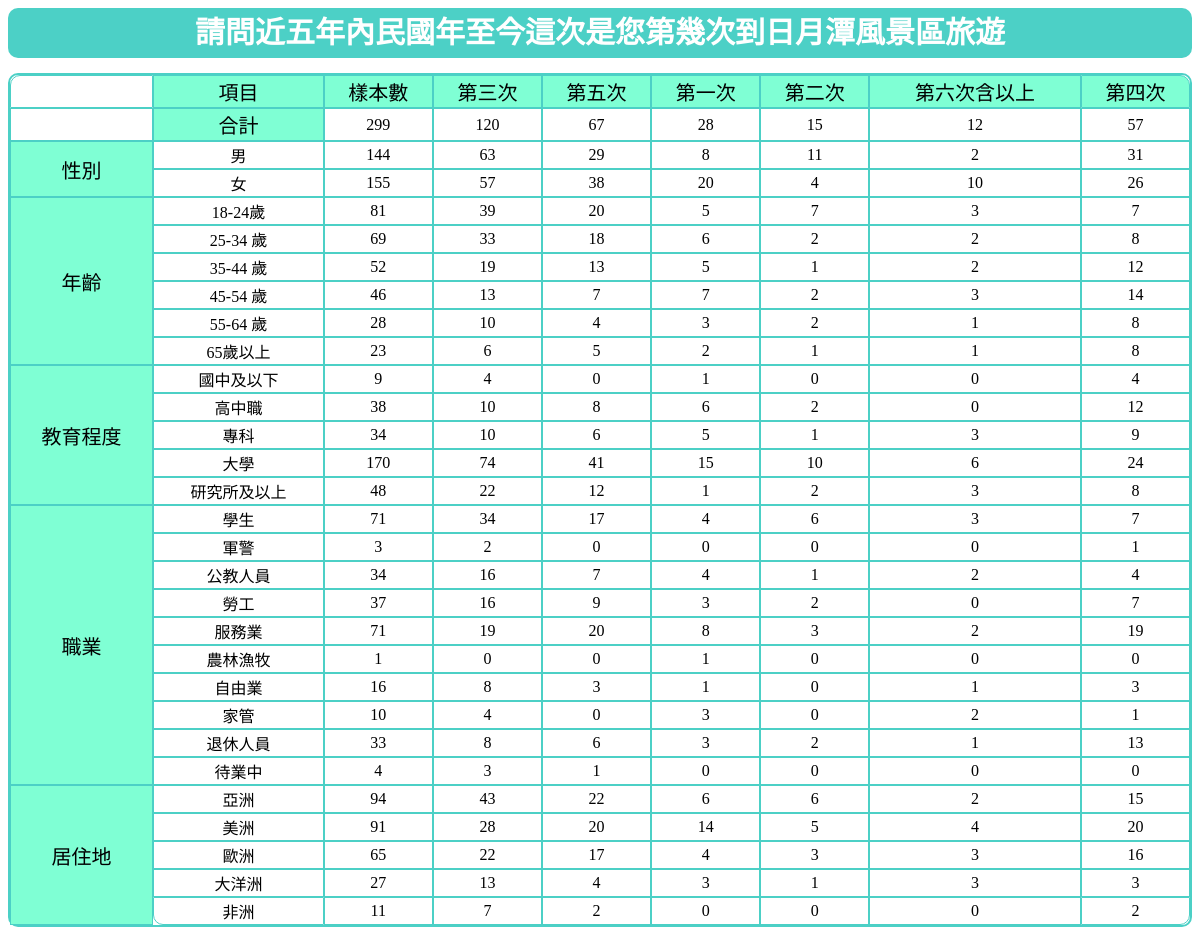
/context.php?qid=719&title=12X9X719A01, run on the app's committed database.
### tables this page shows
CREATE TABLE `lime_survey_12` (
  `id` int(11) NOT NULL,
  `token` varchar(35) DEFAULT NULL,
  `submitdate` datetime DEFAULT NULL,
  `lastpage` int(11) DEFAULT NULL,
  `startlanguage` varchar(20) NOT NULL,
  `startdate` datetime NOT NULL,
  `datestamp` datetime NOT NULL,
  `ipaddr` text,
  `12X9X8591` varchar(5) DEFAULT NULL,
  `12X9X719A01` varchar(5) DEFAULT NULL,
  `12X9X720SQ001` varchar(5) DEFAULT NULL,
  `12X9X720SQ002` varchar(5) DEFAULT NULL,
  `12X9X720SQ003` varchar(5) DEFAULT NULL,
  `12X9X720SQ004` varchar(5) DEFAULT NULL,
  `12X9X720SQ005` varchar(5) DEFAULT NULL,
  `12X9X720SQ006` varchar(5) DEFAULT NULL,
  `12X9X720SQ007` varchar(5) DEFAULT NULL,
  `12X9X720SQ008` varchar(5) DEFAULT NULL,
  `12X9X720SQ009` varchar(5) DEFAULT NULL,
  `12X9X720SQ010` varchar(5) DEFAULT NULL,
  `12X9X720other` text,
  `12X9X7211` varchar(5) DEFAULT NULL,
  `12X9X7212` varchar(5) DEFAULT NULL,
  `12X9X7213` varchar(5) DEFAULT NULL,
  `12X9X7214` varchar(5) DEFAULT NULL,
  `12X9X7215` varchar(5) DEFAULT NULL,
  `12X9X7216` varchar(5) DEFAULT NULL,
  `12X9X7217` varchar(5) DEFAULT NULL,
  `12X9X7218` varchar(5) DEFAULT NULL,
  `12X9X7219` varchar(5) DEFAULT NULL,
  `12X9X72110` varchar(5) DEFAULT NULL,
  `12X9X72111` varchar(5) DEFAULT NULL,
  `12X9X72112` varchar(5) DEFAULT NULL,
  `12X9X72113` varchar(5) DEFAULT NULL,
  `12X9X72114` varchar(5) DEFAULT NULL,
  `12X9X72115` varchar(5) DEFAULT NULL,
  `12X9X72116` varchar(5) DEFAULT NULL,
  `12X9X72117` varchar(5) DEFAULT NULL,
  `12X9X721other` text,
  `12X9X7281` varchar(5) DEFAULT NULL,
  `12X9X7282` varchar(5) DEFAULT NULL,
  `12X9X7283` varchar(5) DEFAULT NULL,
  `12X9X7284` varchar(5) DEFAULT NULL,
  `12X9X7285` varchar(5) DEFAULT NULL,
  `12X9X7286` varchar(5) DEFAULT NULL,
  `12X9X7287` varchar(5) DEFAULT NULL,
  `12X9X7288` varchar(5) DEFAULT NULL,
  `12X9X7289` varchar(5) DEFAULT NULL,
  `12X9X72810` varchar(5) DEFAULT NULL,
  `12X9X72811` varchar(5) DEFAULT NULL,
  `12X9X72812` varchar(5) DEFAULT NULL,
  `12X9X72813` varchar(5) DEFAULT NULL,
  `12X9X72814` varchar(5) DEFAULT NULL,
  `12X9X72815` varchar(5) DEFAULT NULL,
  `12X9X72816` varchar(5) DEFAULT NULL,
  `12X9X72817` varchar(5) DEFAULT NULL,
  `12X9X72818` varchar(5) DEFAULT NULL,
  `12X9X72819` varchar(5) DEFAULT NULL,
  `12X9X72820` varchar(5) DEFAULT NULL,
  `12X9X72821` varchar(5) DEFAULT NULL,
  `12X9X72822` varchar(5) DEFAULT NULL,
  `12X9X72823` varchar(5) DEFAULT NULL,
  `12X9X72824` varchar(5) DEFAULT NULL,
  `12X9X72825` varchar(5) DEFAULT NULL,
  `12X9X72826` varchar(5) DEFAULT NULL,
  `12X9X72827` varchar(5) DEFAULT NULL,
  `12X9X72828` varchar(5) DEFAULT NULL,
  `12X9X72829` varchar(5) DEFAULT NULL,
  `12X9X72830` varchar(5) DEFAULT NULL,
  `12X9X72831` varchar(5) DEFAULT NULL,
  `12X9X72832` varchar(5) DEFAULT NULL,
  `12X9X72833` varchar(5) DEFAULT NULL,
  `12X9X72834` varchar(5) DEFAULT NULL,
  `12X9X72835` varchar(5) DEFAULT NULL,
  `12X9X72836` varchar(5) DEFAULT NULL,
  `12X9X72837` varchar(5) DEFAULT NULL,
  `12X9X72838` varchar(5) DEFAULT NULL,
  `12X9X72839` varchar(5) DEFAULT NULL,
  `12X9X728other` text,
  `12X9X722` varchar(5) DEFAULT NULL,
  `12X9X723` varchar(5) DEFAULT NULL,
  `12X9X724` varchar(5) DEFAULT NULL,
  `12X9X724other` text,
  `12X9X725A801` varchar(5) DEFAULT NULL,
  `12X9X726` varchar(5) DEFAULT NULL,
  `12X9X794` decimal(30,10) DEFAULT NULL,
  `12X9X7271` varchar(5) DEFAULT NULL,
  `12X9X7272` varchar(5) DEFAULT NULL,
  `12X9X7273` varchar(5) DEFAULT NULL,
  `12X9X7274` varchar(5) DEFAULT NULL,
  `12X9X7275` varchar(5) DEFAULT NULL,
  `12X9X7276` varchar(5) DEFAULT NULL,
  `12X9X727other` text,
  `12X9X729` varchar(5) DEFAULT NULL,
  `12X9X860` varchar(5) DEFAULT NULL,
  `12X9X860other` text,
  `12X9X7911` varchar(5) DEFAULT NULL,
  `12X9X7912` varchar(5) DEFAULT NULL,
  `12X9X7913` varchar(5) DEFAULT NULL,
  `12X9X7914` varchar(5) DEFAULT NULL,
  `12X9X7915` varchar(5) DEFAULT NULL,
  `12X9X7916` varchar(5) DEFAULT NULL,
  `12X9X7917` varchar(5) DEFAULT NULL,
  `12X9X7918` varchar(5) DEFAULT NULL,
  `12X9X792` varchar(5) DEFAULT NULL,
  `12X9X792other` text,
  `12X10X730SQ101` varchar(5) DEFAULT NULL,
  `12X10X730SQ102` varchar(5) DEFAULT NULL,
  `12X10X730SQ103` varchar(5) DEFAULT NULL,
  `12X10X730SQ104` varchar(5) DEFAULT NULL,
  `12X10X731SQ201` varchar(5) DEFAULT NULL,
  `12X10X731SQ202` varchar(5) DEFAULT NULL,
  `12X10X731SQ203` varchar(5) DEFAULT NULL,
  `12X10X731SQ204` varchar(5) DEFAULT NULL,
  `12X10X732SQ301` varchar(5) DEFAULT NULL,
  `12X10X732SQ302` varchar(5) DEFAULT NULL,
  `12X10X732SQ303` varchar(5) DEFAULT NULL,
  `12X10X733SQ401` varchar(5) DEFAULT NULL,
  `12X10X733SQ402` varchar(5) DEFAULT NULL,
  `12X10X733SQ403` varchar(5) DEFAULT NULL,
  `12X10X734SQ501` varchar(5) DEFAULT NULL,
  `12X10X734SQ502` varchar(5) DEFAULT NULL,
  `12X10X734SQ503` varchar(5) DEFAULT NULL,
  `12X10X734SQ504` varchar(5) DEFAULT NULL,
  `12X10X735B601` varchar(5) DEFAULT NULL,
  `12X10X735B602` varchar(5) DEFAULT NULL,
  `12X10X735B603` varchar(5) DEFAULT NULL,
  `12X10X736SQ701` varchar(5) DEFAULT NULL,
  `12X10X736SQ702` varchar(5) DEFAULT NULL,
  `12X10X736SQ703` varchar(5) DEFAULT NULL,
  `12X10X737SQ801` varchar(5) DEFAULT NULL,
  `12X10X737SQ802` varchar(5) DEFAULT NULL,
  `12X10X737SQ803` varchar(5) DEFAULT NULL,
  `12X10X738SQ901` varchar(5) DEFAULT NULL,
  `12X10X738SQ902` varchar(5) DEFAULT NULL,
  `12X10X738SQ903` varchar(5) DEFAULT NULL,
  `12X10X738SQ904` varchar(5) DEFAULT NULL,
  `12X10X739SQ1001` varchar(5) DEFAULT NULL,
  `12X10X739SQ1002` varchar(5) DEFAULT NULL,
  `12X10X739SQ1003` varchar(5) DEFAULT NULL,
  `12X10X739SQ1004` varchar(5) DEFAULT NULL,
  `12X10X793B1101` varchar(5) DEFAULT NULL,
  `12X10X793B1102` varchar(5) DEFAULT NULL,
  `12X10X793B1103` varchar(5) DEFAULT NULL,
  `12X10X741SQ1201` varchar(5) DEFAULT NULL,
  `12X10X741SQ1202` varchar(5) DEFAULT NULL,
  `12X10X741SQ1203` varchar(5) DEFAULT NULL,
  `12X10X741SQ1204` varchar(5) DEFAULT NULL,
  `12X10X740SQ1301` varchar(5) DEFAULT NULL,
  `12X10X740SQ1302` varchar(5) DEFAULT NULL,
  `12X10X740SQ1303` varchar(5) DEFAULT NULL,
  `12X10X740SQ1304` varchar(5) DEFAULT NULL,
  `12X10X740SQ1305` varchar(5) DEFAULT NULL,
  `12X10X742SQ001` varchar(5) DEFAULT NULL,
  `12X10X812SQ001` varchar(5) DEFAULT NULL,
  `12X10X743SQ006` varchar(5) DEFAULT NULL,
  `12X10X813SQ006` varchar(5) DEFAULT NULL,
  `12X10X744SQ001` varchar(5) DEFAULT NULL,
  `12X10X814SQ001` varchar(5) DEFAULT NULL,
  `12X10X745SQ001` varchar(5) DEFAULT NULL,
  `12X10X815SQ001` varchar(5) DEFAULT NULL,
  `12X10X746SQ001` varchar(5) DEFAULT NULL,
  `12X10X816SQ001` varchar(5) DEFAULT NULL,
  `12X10X747SQ001` varchar(5) DEFAULT NULL,
  `12X10X817SQ001` varchar(5) DEFAULT NULL,
  `12X10X748SQ001` varchar(5) DEFAULT NULL,
  `12X10X818SQ001` varchar(5) DEFAULT NULL,
  `12X10X749SQ001` varchar(5) DEFAULT NULL,
  `12X10X819SQ001` varchar(5) DEFAULT NULL,
  `12X10X750SQ001` varchar(5) DEFAULT NULL,
  `12X10X820SQ001` varchar(5) DEFAULT NULL,
  `12X10X751SQ001` varchar(5) DEFAULT NULL,
  `12X10X821SQ001` varchar(5) DEFAULT NULL,
  `12X10X843SQ001` varchar(5) DEFAULT NULL,
  `12X10X844SQ001` varchar(5) DEFAULT NULL,
  `12X10X845SQ001` varchar(5) DEFAULT NULL,
  `12X10X846SQ001` varchar(5) DEFAULT NULL,
  `12X10X752SQ001` varchar(5) DEFAULT NULL,
  `12X10X842SQ001` varchar(5) DEFAULT NULL,
  `12X10X753SQ001` varchar(5) DEFAULT NULL,
  `12X10X841SQ001` varchar(5) DEFAULT NULL,
  `12X10X754SQ001` varchar(5) DEFAULT NULL,
  `12X10X840SQ001` varchar(5) DEFAULT NULL,
  `12X10X755SQ001` varchar(5) DEFAULT NULL,
  `12X10X839SQ001` varchar(5) DEFAULT NULL,
  `12X10X756SQ001` varchar(5) DEFAULT NULL,
  `12X10X838SQ001` varchar(5) DEFAULT NULL,
  `12X10X790SQ001` varchar(5) DEFAULT NULL,
  `12X10X837SQ001` varchar(5) DEFAULT NULL,
  `12X10X757SQ001` varchar(5) DEFAULT NULL,
  `12X10X836SQ001` varchar(5) DEFAULT NULL,
  `12X10X758SQ001` varchar(5) DEFAULT NULL,
  `12X10X835SQ001` varchar(5) DEFAULT NULL,
  `12X10X759SQ001` varchar(5) DEFAULT NULL,
  `12X10X834SQ001` varchar(5) DEFAULT NULL,
  `12X10X760SQ001` varchar(5) DEFAULT NULL,
  `12X10X833SQ001` varchar(5) DEFAULT NULL,
  `12X10X761SQ001` varchar(5) DEFAULT NULL,
  `12X10X832SQ001` varchar(5) DEFAULT NULL,
  `12X10X762SQ001` varchar(5) DEFAULT NULL,
  `12X10X831SQ001` varchar(5) DEFAULT NULL,
  `12X10X847SQ001` varchar(5) DEFAULT NULL,
  `12X10X848SQ001` varchar(5) DEFAULT NULL,
  `12X10X849SQ001` varchar(5) DEFAULT NULL,
  `12X10X850SQ001` varchar(5) DEFAULT NULL,
  `12X10X851SQ001` varchar(5) DEFAULT NULL,
  `12X10X852SQ001` varchar(5) DEFAULT NULL,
  `12X10X853SQ001` varchar(5) DEFAULT NULL,
  `12X10X854SQ001` varchar(5) DEFAULT NULL,
  `12X10X764SQ001` varchar(5) DEFAULT NULL,
  `12X10X830SQ001` varchar(5) DEFAULT NULL,
  `12X10X765SQ001` varchar(5) DEFAULT NULL,
  `12X10X829SQ001` varchar(5) DEFAULT NULL,
  `12X10X766SQ001` varchar(5) DEFAULT NULL,
  `12X10X828SQ001` varchar(5) DEFAULT NULL,
  `12X10X767SQ001` varchar(5) DEFAULT NULL,
  `12X10X827SQ001` varchar(5) DEFAULT NULL,
  `12X10X768SQ001` varchar(5) DEFAULT NULL,
  `12X10X826SQ001` varchar(5) DEFAULT NULL,
  `12X10X769SQ001` varchar(5) DEFAULT NULL,
  `12X10X825SQ001` varchar(5) DEFAULT NULL,
  `12X10X855SQ001` varchar(5) DEFAULT NULL,
  `12X10X856SQ001` varchar(5) DEFAULT NULL,
  `12X10X857SQ001` varchar(5) DEFAULT NULL,
  `12X10X858SQ001` varchar(5) DEFAULT NULL,
  `12X10X770SQ001` varchar(5) DEFAULT NULL,
  `12X10X824SQ001` varchar(5) DEFAULT NULL,
  `12X10X763SQ001` varchar(5) DEFAULT NULL,
  `12X10X823SQ001` varchar(5) DEFAULT NULL,
  `12X10X771SQ001` varchar(5) DEFAULT NULL,
  `12X10X822SQ001` varchar(5) DEFAULT NULL,
  `12X10X772SQ001` varchar(5) DEFAULT NULL,
  `12X10X789SQ001` varchar(5) DEFAULT NULL,
  `12X11X773` varchar(5) DEFAULT NULL,
  `12X11X773other` text,
  `12X11X774` varchar(5) DEFAULT NULL,
  `12X11X774other` text,
  `12X11X795` varchar(5) DEFAULT NULL,
  `12X11X795other` text,
  `12X11X796` varchar(5) DEFAULT NULL,
  `12X11X796other` text,
  `12X11X797` varchar(5) DEFAULT NULL,
  `12X11X797other` text,
  `12X11X798` varchar(5) DEFAULT NULL,
  `12X11X798other` text,
  `12X11X799` varchar(5) DEFAULT NULL,
  `12X11X799other` text,
  `12X11X800` varchar(5) DEFAULT NULL,
  `12X11X800other` text,
  `12X11X809` text,
  `12X11X801` varchar(5) DEFAULT NULL,
  `12X11X801other` text,
  `12X11X8111` varchar(5) DEFAULT NULL,
  `12X11X8112` varchar(5) DEFAULT NULL,
  `12X11X8113` varchar(5) DEFAULT NULL,
  `12X11X8114` varchar(5) DEFAULT NULL,
  `12X11X802` varchar(5) DEFAULT NULL,
  `12X11X802other` text,
  `12X11X803` varchar(5) DEFAULT NULL,
  `12X11X803other` text,
  `12X11X804` varchar(5) DEFAULT NULL,
  `12X11X804other` text,
  `12X11X805` varchar(5) DEFAULT NULL,
  `12X11X805other` text,
  `12X11X806` varchar(5) DEFAULT NULL,
  `12X11X806other` text,
  `12X11X807` varchar(5) DEFAULT NULL,
  `12X11X807other` text,
  `12X11X808` varchar(5) DEFAULT NULL,
  `12X11X808other` text,
  `12X11X810` text,
  `12X12X775D101` varchar(5) DEFAULT NULL,
  `12X12X776` varchar(5) DEFAULT NULL,
  `12X12X777SQ301` varchar(5) DEFAULT NULL,
  `12X12X778` varchar(5) DEFAULT NULL,
  `12X12X778other` text,
  `12X12X779D501` varchar(5) DEFAULT NULL,
  `12X12X780` varchar(5) DEFAULT NULL,
  `12X12X781` varchar(5) DEFAULT NULL,
  `12X12X781other` text,
  `12X12X782` varchar(5) DEFAULT NULL,
  `12X12X782other` text,
  `12X12X783` varchar(5) DEFAULT NULL,
  `12X12X783other` text,
  `12X12X784` varchar(5) DEFAULT NULL,
  `12X12X784other` text,
  `12X12X785` varchar(5) DEFAULT NULL,
  `12X12X785other` text,
  `12X12X786` varchar(5) DEFAULT NULL,
  `12X12X787` varchar(5) DEFAULT NULL,
  `12X12X788` text
);

### context.php (the view, shortened to what the rows shown need)
<?php
include('connDB.php');
?>
<!doctype html>
<html>
<head>
</head>
<body style="font-family: Microsoft JhengHei;">
	<?
		$qid=$_GET["qid"];
		?>
	<table class="table_style">
	<tbody>
		<?
			$r=1;
			if(isset($r_ans[$qid] )){
				foreach($r_ans[$qid] as $i=> $vlaue){
				$Arr[] =$r+$i;
				}
			}else echo "沒有資料";
		?>
	<?
		$q_code=$_GET["title"];
	?>
	<tr>
		<td rowspan='2' class="tetle">性別</td>
		<td>男</td>
		<?
		$k=0;
		$tls = array();
		foreach($Arr as $ar){
			$sql1="SELECT $q_code , COUNT( * ) as total FROM `lime_survey_12` WHERE 12X12X775D101=1 and $q_code=$ar ORDER BY `lime_survey_12`.`$q_code` ASC";
			$rquery1= mysql_query($sql1);
			$rs1 = mysql_fetch_assoc($rquery1);
			$tls[]=$rs1["total"];
			$k+=$rs1["total"];
		}
		echo "<td>".$k."</td>";
		foreach($tls as $tl){
			echo "<td>".$tl."</td>";
		}
		?>
	</tr>
	<tr>
		<td>服務業</td>
		<?
		$k=0;
		$tls = array();
		foreach($Arr as $ar){
			$sql1="SELECT $q_code , COUNT( * ) as total FROM `lime_survey_12` WHERE 12X12X778=5 and $q_code=$ar ORDER BY `lime_survey_12`.`$q_code` ASC";
			$rquery1= mysql_query($sql1);
			$rs1 = mysql_fetch_assoc($rquery1);
			$tls[]=$rs1["total"];
			$k+=$rs1["total"];
		}
		echo "<td>".$k."</td>";
		foreach($tls as $tl){
			echo "<td>".$tl."</td>";
		}
		?>
	</tr>
	<tr>
		<td>美洲</td>
		<?
		$k=0;
		$tls = array();
		foreach($Arr as $ar){
			$sql1="SELECT $q_code , COUNT( * ) as total FROM `lime_survey_12` WHERE 12X12X779D501=2 and $q_code=$ar ORDER BY `lime_survey_12`.`$q_code` ASC";
			$rquery1= mysql_query($sql1);
			$rs1 = mysql_fetch_assoc($rquery1);
			$tls[]=$rs1["total"];
			$k+=$rs1["total"];
		}
		echo "<td>".$k."</td>";
		foreach($tls as $tl){
			echo "<td>".$tl."</td>";
		}
		?>
	</tr>
	<tr>
		<td>大洋洲</td>
		<?
		$k=0;
		$tls = array();
		foreach($Arr as $ar){
			$sql1="SELECT $q_code , COUNT( * ) as total FROM `lime_survey_12` WHERE 12X12X779D501=4 and $q_code=$ar ORDER BY `lime_survey_12`.`$q_code` ASC";
			$rquery1= mysql_query($sql1);
			$rs1 = mysql_fetch_assoc($rquery1);
			$tls[]=$rs1["total"];
			$k+=$rs1["total"];
		}
		echo "<td>".$k."</td>";
		foreach($tls as $tl){
			echo "<td>".$tl."</td>";
		}
		?>
	</tr>
	</tbody>
	</table>
</body>
</html>

### data on the page
lime_survey_12: 12X12X778 "8", 12X12X786 "11"
lime_survey_12: 12X12X786 "19"
lime_survey_12: 12X12X786 "14"
lime_survey_12: 12X12X786 "13"

### other printed values
$prs["question"] "請問近五年內民國年至今這次是您第幾次到日月潭風景區旅遊"
$vlaue "第三次"
$vlaue "第五次"
$vlaue "第一次"
$vlaue "第二次"
$vlaue "第六次含以上"
$vlaue "第四次"
$sum "299"
$k_d[$rr] "120"
$k_d[$rr] "67"
$k_d[$rr] "28"
$k_d[$rr] "15"
$k_d[$rr] "12"
$k_d[$rr] "57"
$k "144"
